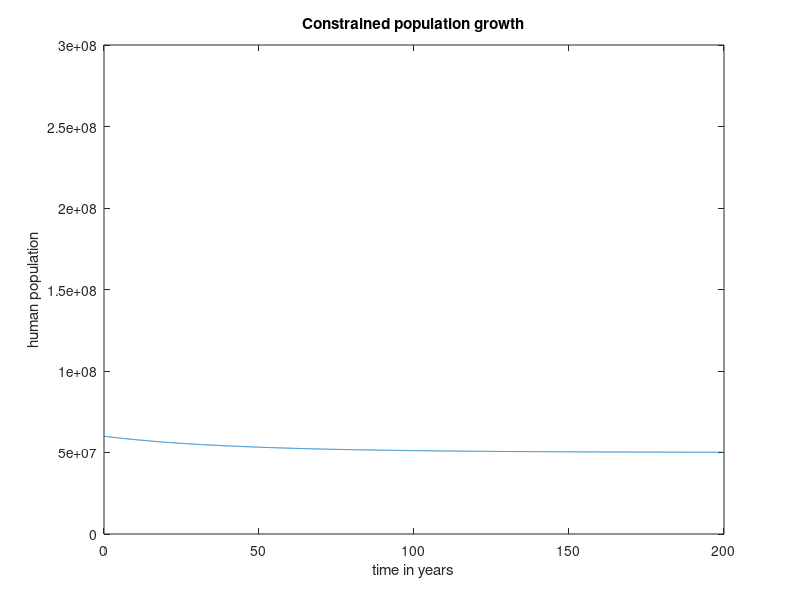

The MATLAB script that drew this image: (Note: this script raises an error after producing the figure.)
A0=60000000; % initial population
k=0.02; %growth rate (unit year^ -1)
A(1)=A0;
Amax = 50000000; %limiting population
tmax=200; %simulation time (unit year)
dt=(1/12); % simulation timestep (unit year)
ttotal=3600;

lmax=ceil(tmax/dt);
for l=1:lmax
    A(l + 1)=A(l)* (1+ dt*k*(1 -A(l)/Amax));
end

t=0:dt:tmax
plot(t,A)
axis([0 tmax 0 5*A0]);
xlabel('time in years');
ylabel('human population');
title('Constrained population growth');

t_th=0:dt:ttotal;
a_th=exp(-C*t_th)*a(1);
plot(t_th,(a-a_th)./a_th);
axis([0. ttotal  -2*dtrat 2*dtrat])
%axis([0. ttotal  -0.002*dtrat 0.002*dtrat]) % for centered scheme
xlabel('time in seconds')
ylabel('(sim. ex. number - theo. ex. number)/theo. ex. number')
title('decay simulation proportional error')